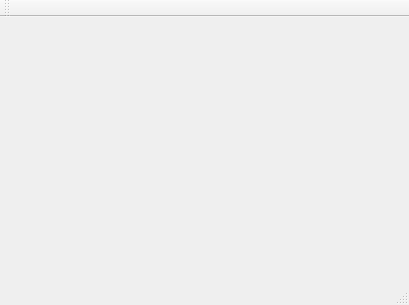
<?xml version="1.0" encoding="UTF-8"?>
<ui version="4.0">
 <class>MainView</class>
 <widget class="QMainWindow" name="MainView">
  <property name="geometry">
   <rect>
    <x>0</x>
    <y>0</y>
    <width>409</width>
    <height>305</height>
   </rect>
  </property>
  <property name="windowTitle">
   <string>MainView</string>
  </property>
  <widget class="QWidget" name="centralWidget">
   <layout class="QGridLayout" name="gridLayout">
    <item row="0" column="0">
     <widget class="CQtOpenCVViewerGl" name="openCVviewer" native="true"/>
    </item>
   </layout>
  </widget>
  <widget class="QMenuBar" name="menuBar">
   <property name="geometry">
    <rect>
     <x>0</x>
     <y>0</y>
     <width>409</width>
     <height>21</height>
    </rect>
   </property>
  </widget>
  <widget class="QToolBar" name="mainToolBar">
   <attribute name="toolBarArea">
    <enum>TopToolBarArea</enum>
   </attribute>
   <attribute name="toolBarBreak">
    <bool>false</bool>
   </attribute>
  </widget>
  <widget class="QStatusBar" name="statusBar"/>
 </widget>
 <layoutdefault spacing="6" margin="11"/>
 <customwidgets>
  <customwidget>
   <class>CQtOpenCVViewerGl</class>
   <extends>QWidget</extends>
   <header>cqtopencvviewergl.h</header>
   <container>1</container>
  </customwidget>
 </customwidgets>
 <resources/>
 <connections/>
</ui>
